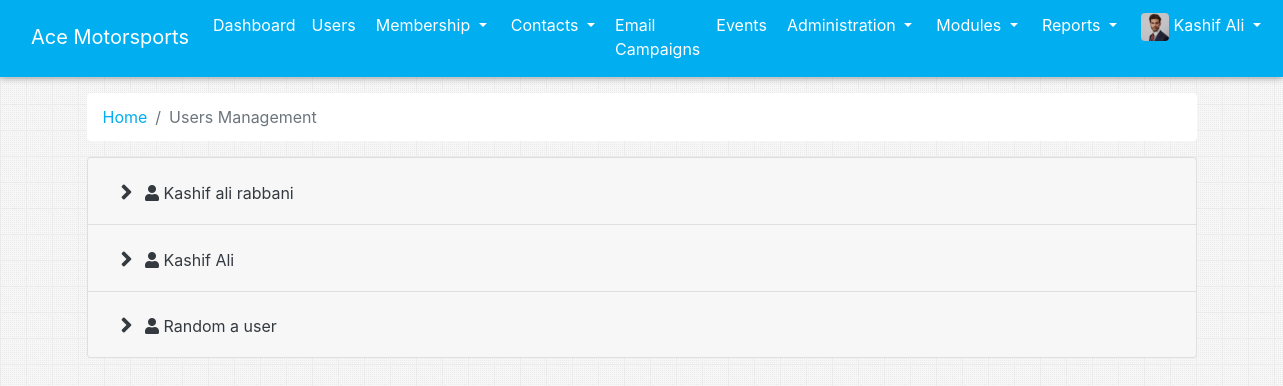
/admin_users_files.php (signed in), run on the app's committed database.
### tables this page shows
CREATE TABLE `users` (
  `id` int(11) NOT NULL,
  `first_name` varchar(30) NOT NULL,
  `email` varchar(50) NOT NULL,
  `password` varchar(50) NOT NULL,
  `organizationID` int(11) NOT NULL,
  `jobTitle` varchar(50) NOT NULL,
  `salutation` varchar(50) NOT NULL,
  `middle_name` varchar(50) NOT NULL,
  `last_name` varchar(50) NOT NULL,
  `dob` date NOT NULL,
  `phone` varchar(50) NOT NULL,
  `gender` varchar(50) NOT NULL,
  `language` varchar(50) NOT NULL,
  `address` varchar(500) NOT NULL,
  `is_admin` tinyint(1) NOT NULL DEFAULT 0,
  `deleted` tinyint(1) NOT NULL DEFAULT 0,
  `del_date` date DEFAULT NULL
);

### app/app.php (called while the page is built, shortened)
<?php
	function phpMysqliFetchAll($sql){
        $output = array();
        $res = mysqli_query($GLOBALS["con"], $sql);
        if(mysqli_num_rows($res)){
            $output = mysqli_fetch_all($res, MYSQLI_ASSOC);
        }
        return $output;
    }
?>

### admin_users_files.php (the view, shortened to what this page needs)
<?php
  require 'app/app.php';
?>
<!DOCTYPE html>
<html lang="en">
<?php
  require 'parts/head.php';
?>
<body>
  <?php require 'parts/nav.php'; ?>
  <div class="container">
      <nav aria-label="breadcrumb">
        <ol class="breadcrumb bg-white">
          <li class="breadcrumb-item"><a href="admin_dashboard.php" class="appColor">Home</a></li>
          <li class="breadcrumb-item active" aria-current="page">Users Management</li>
        </ol>
      </nav>
      <div class="accordion" id="accordionExample">
      <?php
      $rows = phpMysqliFetchAll("SELECT * FROM users");
      foreach ($rows as $row){
          $name = $row["first_name"].' '.$row["middle_name"].' '.$row["last_name"];
          ?>
          <div class="card">
              <div class="card-header" id="headingOne">
                  <h2 class="mb-0">
                      <button type="button" class="btn  text-dark" data-toggle="collapse" data-target="#open_<?php echo $row["id"]; ?>">
                          <i class="fa fa-angle-right"></i>
                          <i class="fas fa-user"></i> <?php echo $name; ?>
                      </button>
                  </h2>
              </div>
          </div>
          <?php
      }
      ?>
     </div>
  </div>
</body>
</html>

### admin_users_files.php (style rules this page uses)
.accordion .fa { margin-right: 0.5rem; font-size: 24px; font-weight: bold; position: relative; top: 2px; }

### data on the page
users: name "Kashif ali rabbani"
users: name "Kashif Ali"
users: name "Random a user"

### other printed values
$_SESSION["name"] "Kashif Ali"
